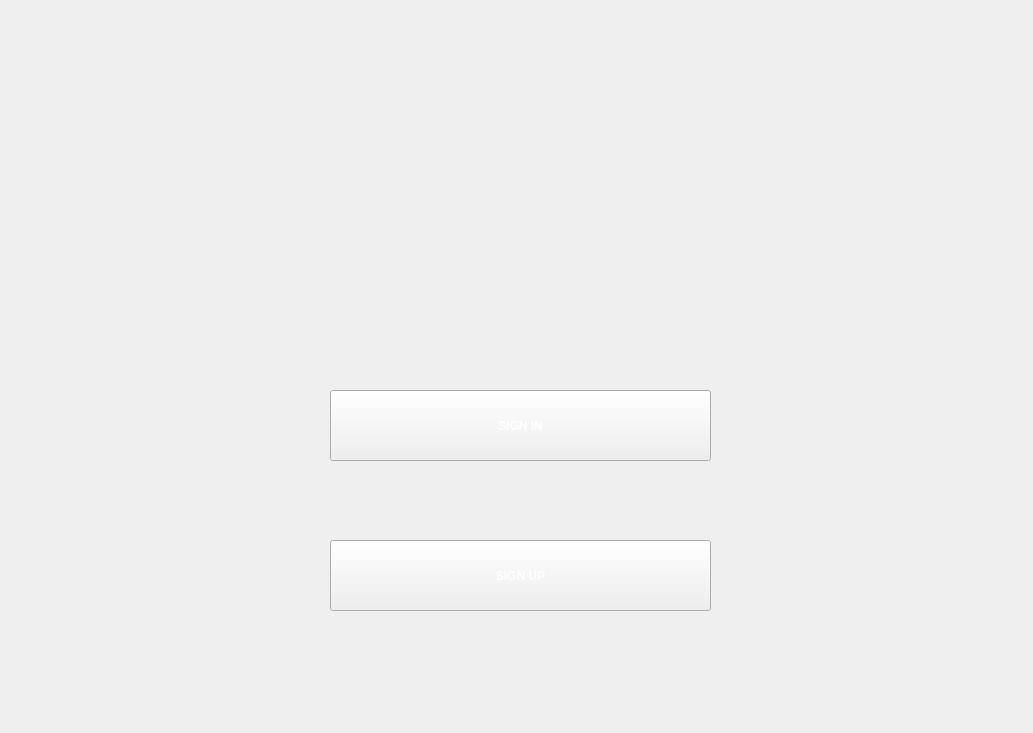
    <widget class="QWidget" name="enterScreen">
     <widget class="QLabel" name="enterScreenBackLabel">
      <property name="geometry">
       <rect>
        <x>0</x>
        <y>0</y>
        <width>1024</width>
        <height>724</height>
       </rect>
      </property>
      <property name="styleSheet">
       <string notr="true">background-image: url(:/backs/backs/enterSceneBack.png);</string>
      </property>
      <property name="text">
       <string/>
      </property>
     </widget>
     <widget class="QPushButton" name="enterScreenSignInBtn">
      <property name="geometry">
       <rect>
        <x>330</x>
        <y>390</y>
        <width>381</width>
        <height>71</height>
       </rect>
      </property>
      <property name="styleSheet">
       <string notr="true">font: 75 20pt &quot;Nirmala UI&quot;;
font-weight: bold;
color: white;
border-image: url(:/icons/icons/nainMenuBtnColor.png);</string>
      </property>
      <property name="text">
       <string>SIGN IN</string>
      </property>
     </widget>
     <widget class="QPushButton" name="enterScreenSignUpBtn">
      <property name="geometry">
       <rect>
        <x>330</x>
        <y>540</y>
        <width>381</width>
        <height>71</height>
       </rect>
      </property>
      <property name="styleSheet">
       <string notr="true">font: 75 20pt &quot;Nirmala UI&quot;;
font-weight: bold;
color: white;
border-image: url(:/icons/icons/nainMenuBtnColor.png);</string>
      </property>
      <property name="text">
       <string>SIGN UP</string>
      </property>
     </widget>
    </widget>
